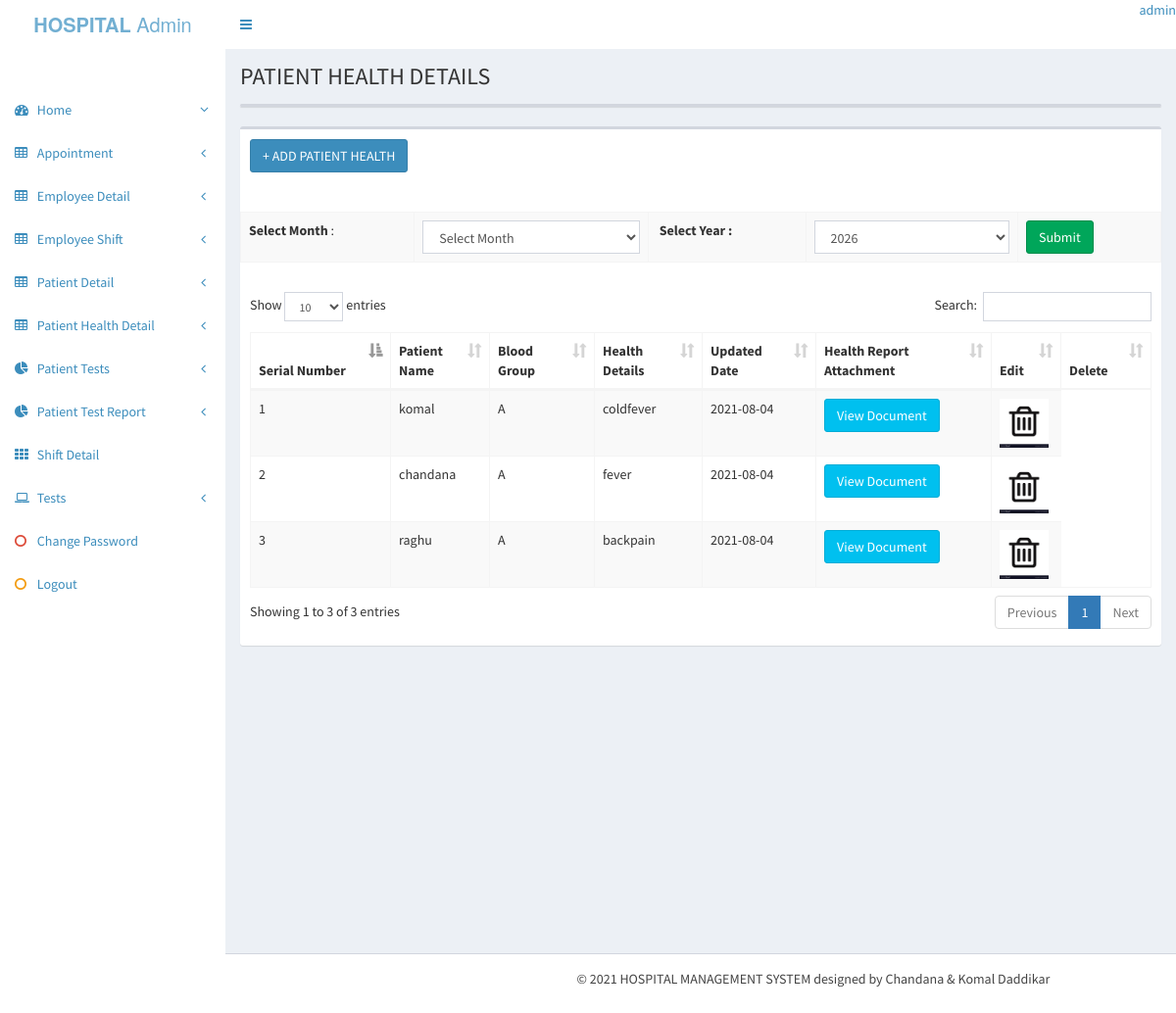
The page /admin/patient_hd_details_view.php (signed in) on the database its author committed.
### tables this page shows
CREATE TABLE IF NOT EXISTS `patient_health_details` (
  `patient_health_details_id` int(10) NOT NULL AUTO_INCREMENT,
  `patient_id` int(10) NOT NULL,
  `health_details` varchar(30) NOT NULL,
  `updated_date` date NOT NULL,
  `health_report_attachment` varchar(30) NOT NULL,
  PRIMARY KEY (`patient_health_details_id`)
);

CREATE TABLE IF NOT EXISTS `p_details` (
  `patient_id` int(10) NOT NULL AUTO_INCREMENT,
  `patient_full_name` varchar(50) NOT NULL,
  `patient_address` varchar(100) NOT NULL,
  `city` varchar(15) NOT NULL,
  `contact_no` varchar(10) NOT NULL,
  `dob` varchar(15) NOT NULL,
  `gender` varchar(8) NOT NULL,
  `blood_group` varchar(20) NOT NULL,
  `email_id` varchar(20) NOT NULL,
  `photo` varchar(500) NOT NULL,
  `p_code` varchar(100) NOT NULL,
  PRIMARY KEY (`patient_id`),
  UNIQUE KEY `contact_no` (`contact_no`),
  UNIQUE KEY `email_id` (`email_id`),
  UNIQUE KEY `contact_no_2` (`contact_no`),
  UNIQUE KEY `email_id_2` (`email_id`)
);

### admin/patient_hd_details_view.php (the view, shortened to what this page needs)
<?php include('meta_tags.php'); ?>
<?php include('header.php'); ?>
  <?php include('sidebar.php'); ?>
  <div class="content-wrapper">
    <section class="content-header">
      <h1>
     PATIENT HEALTH DETAILS
      </h1>
    </section>
    <section class="content">
      <div class="row">
        <div class="col-xs-12">
          <div class="box">
          </div>
          <div class="box">
            <div class="box-header">
              <h3 class="box-title"><a href="patient_hd_details.php" class="btn btn-primary"> + ADD PATIENT HEALTH</a></h3>
            </div><?php
$y=date('Y');
?>
  <form name="form1" method="post" action="patient_hd_details_view_monthwwise.php">
    <p>&nbsp;</p>
    <table width="200" border="0" class="table table-striped table-bordered table-hover">
      <tr>
        <td><strong>Select Month</strong> : </td>
        <td><select name="month" id="month" class="form-control">
          <option>Select Month</option>
        </select></td>
        <td><strong>&nbsp;Select Year :</strong></td>
        <td><select name="year" id="year" class="form-control">
          <?php
  for($i=2000; $i<=2030; $i++)
  {
  ?>
          <option value="<?php echo $i;?>" <?php if($y==$i) { ?> selected <?php } ?>><?php echo $i; ?></option>
          <?php
  }
  ?>
        </select></td>
        <td><input type="submit" name="Submit" value="Submit" class="btn btn-success"></td>
      </tr>
    </table>
  </form>
            <div class="box-body">
              <table id="example1" class="table table-bordered table-striped">
<thead>
  <tr>
    <th width="284">Serial Number</th>
    <th width="118">Patient Name </th>
	 <th width="160">Blood Group</th>
    <th width="160">Health Details</th>
    <th width="152">Updated Date</th>
    <th width="277">Health Report Attachment</th>
    <th width="48">Edit</th>
    <th width="90">Delete</th>
  </tr>
      </thead>
<tbody>
   <?php
   $sl=1;
  $sql="select * from  patient_health_details ap, p_details pd where ap.patient_id=pd.patient_id ";
  $res=mysqli_query($conn,$sql);
  while($row=mysqli_fetch_array($res))
  {
  ?>
  <tr>
    <td><?php echo $sl++;?></td>
    <td><?php echo $row ['patient_full_name'];?></td>
	<td><?php echo $row ['blood_group'];?></td>
    <td><?php echo $row ['health_details'];?></td>
    <td><?php echo $row ['updated_date'];?></td>
    <td><a href="../heart_report/<?php echo $row ['health_report_attachment'];?>" class="btn btn-info">View Document</a></td>
    <td><a href="patient_hd_details_delete.php?patient_health_details_id=<?php echo $row['patient_health_details_id']; ?>" onClick="return confirm('You want To Delete');"title="Delete"><img src="icons/delete.jpg" width="50" height="50"></a></td>
  </tr>
  <?php
  }
  ?>
</table>
 </div>
          </div>
        </div>
      </div>
    </section>
  </div>
<?php include('footer.php'); ?>

### admin/meta_tags.php (shortened to what this page needs)
<!DOCTYPE html>
<html>
<head>
  <link rel="stylesheet" href="bootstrap/css/bootstrap.min.css">
  <link rel="stylesheet" href="https://cdnjs.cloudflare.com/ajax/libs/font-awesome/4.5.0/css/font-awesome.min.css">
  <link rel="stylesheet" href="https://cdnjs.cloudflare.com/ajax/libs/ionicons/2.0.1/css/ionicons.min.css">
  <link rel="stylesheet" href="dist/css/AdminLTE.min.css">
  <link rel="stylesheet" href="dist/css/skins/skin-yellow.min.css">
  <link rel="stylesheet" href="plugins/iCheck/flat/blue.css">
  <link rel="stylesheet" href="plugins/morris/morris.css">
  <link rel="stylesheet" href="plugins/jvectormap/jquery-jvectormap-1.2.2.css">
  <link rel="stylesheet" href="plugins/datepicker/datepicker3.css">
  <link rel="stylesheet" href="plugins/daterangepicker/daterangepicker.css">
  <link rel="stylesheet" href="plugins/bootstrap-wysihtml5/bootstrap3-wysihtml5.min.css">
  <link rel="stylesheet" href="plugins/datatables/dataTables.bootstrap.css">
</head>

### admin/header.php (shortened to what this page needs)
<body class="hold-transition skin-blue sidebar-mini">
<div class="wrapper">
  <header class="main-header">
    <a href="http://localhost/Hospital/admin/home.php" class="logo">
      <span class="logo-lg"><b>HOSPITAL</b> Admin</span>
    </a>
    <nav class="navbar navbar-static-top">
      <a href="#" class="sidebar-toggle" data-toggle="offcanvas" role="button">
      </a>
      <div class="navbar-custom-menu">
        <ul class="nav navbar-nav">
            <a href="#" class="dropdown-toggle" data-toggle="dropdown">
              <span class="hidden-xs"><?php echo $_SESSION['username'];?></span>
            </a>
        </ul>
      </div>
    </nav>
  </header>

### admin/sidebar.php (shortened to what this page needs)
<aside class="main-sidebar">
  <section class="sidebar">
    <div class="user-panel">
      <div class="pull-left info">
      </div>
    </div>
          <ul class="sidebar-menu">
      <li class="header"></li>
      <li class="active treeview">
        <a href="home.php">
          <i class="fa fa-dashboard"></i> <span>Home</span>
          <span class="pull-right-container">
            <i class="fa fa-angle-left pull-right"></i>
          </span>
        </a>
      </li>
   <li class="treeview">
        <a href="appointment_form_view.php">
          <i class="fa fa-table"></i> <span>Appointment</span>
          <span class="pull-right-container">
            <i class="fa fa-angle-left pull-right"></i>
          </span>
        </a>
  </li>
<li class="treeview">
        <a href="employee_details_view.php">
          <i class="fa fa-table"></i> <span>Employee Detail</span>
          <span class="pull-right-container">
            <i class="fa fa-angle-left pull-right"></i>
          </span>
        </a>
 </li>
    <li class="treeview">
        <a href="employee_to_shift _view.php">
          <i class="fa fa-table"></i> <span>Employee Shift</span>
          <span class="pull-right-container">
            <i class="fa fa-angle-left pull-right"></i>
          </span>
        </a>
 </li>
   <li class="treeview">
        <a href="patient_details_view.php">
          <i class="fa fa-table"></i> <span>Patient Detail</span>
          <span class="pull-right-container">
            <i class="fa fa-angle-left pull-right"></i>
          </span>
        </a>
 <li class="treeview">
        <a href="patient_hd_details_view.php">
          <i class="fa fa-table"></i> <span>Patient Health Detail</span>
          <span class="pull-right-container">
            <i class="fa fa-angle-left pull-right"></i>
          </span>
        </a>
   </li>
     <li class="treeview">
        <a href="patient_test_view.php">
          <i class="fa fa-pie-chart"></i>
          <span>Patient Tests</span>
          <span class="pull-right-container">
            <i class="fa fa-angle-left pull-right"></i>
          </span>
        </a>
      </li>
  <li class="treeview">
        <a href="patient_tests_report.php">
          <i class="fa fa-pie-chart"></i>
          <span>Patient Test Report</span>
          <span class="pull-right-container">
            <i class="fa fa-angle-left pull-right"></i>
          </span>
        </a>
      </li>
      <li>
        <a href="shift_details_view.php">
          <i class="fa fa-th"></i> <span>Shift Detail</span>
        </a>
      </li>
      <li class="treeview">
        <a href="test_details_view.php">
          <i class="fa fa-laptop"></i>
          <span>Tests</span>
          <span class="pull-right-container">
            <i class="fa fa-angle-left pull-right"></i>
          </span>
        </a>
      </li>
      <li><a href="change_password.php"><i class="fa fa-circle-o text-red"></i> <span>Change Password</span></a></li>
      <li><a href="../login/logout.php"><i class="fa fa-circle-o text-yellow"></i> <span>Logout</span></a></li>
    </ul>
  </section>
</aside>

### admin/footer.php (shortened to what this page needs)
<footer class="main-footer">
    <div class="midd-footer-28 align-center py-lg-4 py-3 mt-md-5 mt-3">
    <div class="container">
      <p class="copy-footer-28 text-center">
        &copy; 2021 HOSPITAL MANAGEMENT SYSTEM designed by Chandana &amp; Komal Daddikar
      </p>
    </div>
  </div>
  </footer>
</div>

### rows shown on the page
patient_health_details: patient.patient_full_name "komal", patient.blood_group "A", health_details "coldfever", updated_date "2021-08-04"
patient_health_details: patient.patient_full_name "chandana", patient.blood_group "A", health_details "fever", updated_date "2021-08-04"
patient_health_details: patient.patient_full_name "raghu", patient.blood_group "A", health_details "backpain", updated_date "2021-08-04"

### other values the page prints
$_SESSION['username'] "admin"
form field year "2026"
